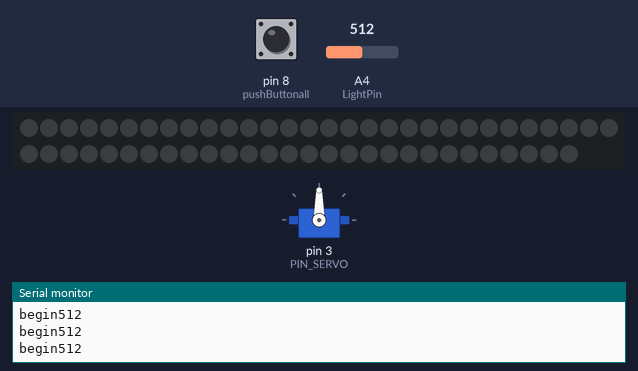
A sketch run on a simulated Arduino Uno, built with avr-gcc and run on an emulated ATmega328P. On the bench: servo, 58 RGB LEDs in strip order, left to right, continuing on the next row, the last lines printed to the serial monitor. The test bench sets the inputs (shaded band); at power-on: A4 (LightPin) = 512, pin 8 (pushButtonall) LOW. Dim RGB values are drawn brighter than linear; random numbers use the default seed unless the sketch sets one.

Above: at 2.2 s.
2.3 s: A4 (LightPin) set to 66
3.8 s: A4 (LightPin) set to 55
At 4.17 s:
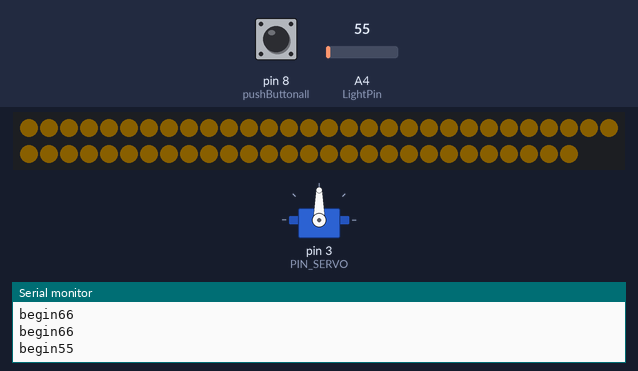
6.0 s: A4 (LightPin) set to 186
9.0 s: A4 (LightPin) set to 208
At 10.3 s:
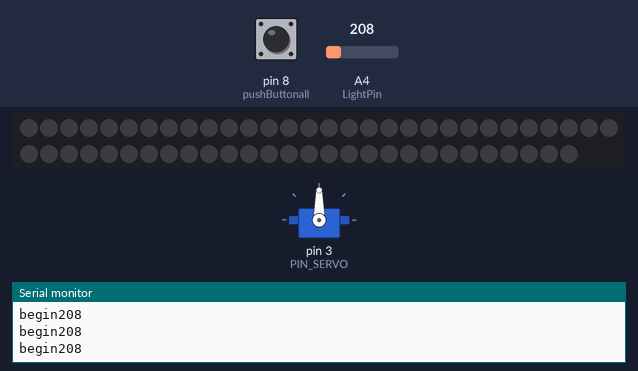
10.6 s: pin 8 (pushButtonall) pulled HIGH for 1 s
At 13.15 s:
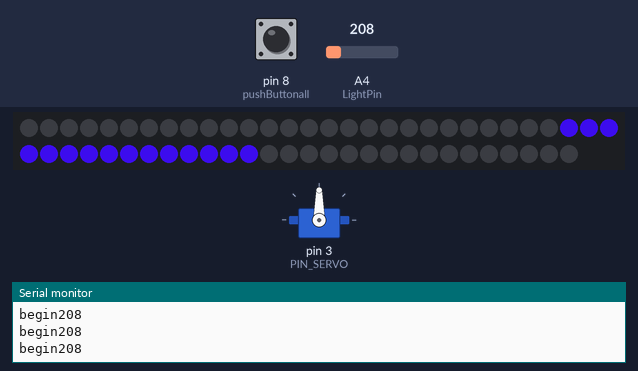
Timing chart, 0 to 14.7 s (numbered marks = the images above; inputs shaded):
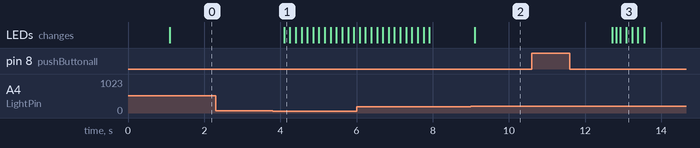

Measured:
- the behaviour switches between 60 and 59 on A4 (LightPin) (found by bisection; images 0 and 1)
- the behaviour switches between 200 and 201 on A4 (LightPin) (found by bisection; images 1 and 2)
- after the input at 3.8 s, the LEDs: change after 0.30 s (image 1)
- after the input at 9.0 s, the LEDs: change after 0.10 s (image 2)
- after the input at 10.6 s, the LEDs: first change after 2.1 s (image 3 shows a later state)

The sketch:

allprogram.ino
```cpp
#include "FastLED.h"
#include <Servo.h>
#include <SoftwareSerial.h>
//#include <Adafruit_Sensor.h>
#include <dht11.h>

#define NUM_LEDS 58
#define DATA_PIN 5//灯带接口
#define pushButton 2 //按钮接口1
#define pushButtonall 8 //接口按钮2
#define LightPin 4 //光线传感器接口
#define PIN_SERVO 3//舵机接口
const int GP2D12 = A0;       //红外端口（模拟）
const int sensorPin = A2;    //温湿度传感器接口
dht11 DHT;
Servo myservo; //舵机变量

//灯带设置
#define LED_TYPE WS2812
#define CLOUR_ORDER GRB
#define UPDATES_PER_SECOND 100
CRGB leds[NUM_LEDS];
CRGB Lightning(50, 10, 200);
CRGB Lightning1(200, 200, 200);
uint8_t max_bright = 255;

int pos = 0;//舵机初始角度
float val;//存储红外传感器读到的值
int allFlag0 = 1;//存储模式变量
int buttonStateall;//存储台灯档位


void setup() {
  Serial.begin(9600);
  delay(1000);
  myservo.attach(PIN_SERVO);  //定义舵机端口
  LEDS.addLeds<LED_TYPE, DATA_PIN, CLOUR_ORDER>(leds, NUM_LEDS);
}

void loop() {
  int buttonStateall = digitalRead(pushButtonall);
  if (buttonStateall == HIGH) {
        allFlag0++;
        if (allFlag0 == 6) {
          allFlag0 = 0;
        }
        delay(500);
        return;
      }
  switch (allFlag0) {
    case 0: break;
    case 1:
      Light();//小夜灯模式
      break;
    case 2:
      temperature();//温度计
      break;
    case 3:
      humidity();//湿度计
      break;
    case 4:
      table_lamp();//台灯模式
      break;
    case 5:
      detect_people();//互动模式
      break;
    default: break;
  }
}
void Light() {
  Serial.print("begin");
  int val2;
  val2 = analogRead(LightPin);  //connect grayscale sensor to Analog 0
  Serial.println(val2, DEC);    //print the value to serial
  delay(100);
  if (val2 < 60) {
    for (int t = 0; t <= 255; t += 10) {
      fill_solid(leds, 58, CRGB::Orange);
      FastLED.setBrightness(t);
      FastLED.show();
      delay(50);
      delay(100);
    }
    while (1) {
      fill_solid(leds, 58, CRGB::Orange);
      FastLED.setBrightness(255);
      FastLED.show();
      if (analogRead(LightPin) > 200)
        break;
    }
  }
  if (val2 > 200) {
    fill_solid(leds, 58, CRGB::Black);
    FastLED.show();
  }
}

void temperature() {
  if (DHT.temperature >= 20) {
    while (1) {
      for (int i = 0; i <= 43; i++) {
        fill_solid(leds, NUM_LEDS, CRGB(255, 163 - 2 * i, 23));
        FastLED.show();
        delay(100);
      }
    }
  }
}
void humidity() {
  if (DHT.humidity <= 10) {
    while (1) {
      for (int j = 0; j < 3; j++) {
        fill_solid(leds, NUM_LEDS, Lightning);
        FastLED.show();
        fill_solid(leds, NUM_LEDS, CRGB::Black);
        FastLED.show();
        delay(500 - 150 * j);
      }
      int i = random() % 30;
      int m = random() % 15;
      fill_solid(leds + i, m, Lightning);
      FastLED.show();
      delay(100);
      fill_solid(leds + i, m, CRGB::Black);
      FastLED.show();
      fill_solid(leds + 10, m + 3, Lightning1);
      FastLED.show();
      delay(100);
      fill_solid(leds + 10, m + 3, CRGB::Black);
      FastLED.show();
      fill_solid(leds + NUM_LEDS - i, m, CRGB::Blue);
      FastLED.show();
      delay(150);
      fill_solid(leds + NUM_LEDS - i, m, CRGB::Black);
      FastLED.show();
      fill_solid(leds + i + 20, 15, Lightning);
      FastLED.show();
      delay(150);
      fill_solid(leds + i + 20, 15, CRGB::Black);
      FastLED.show();
      fill_solid(leds + i - 10, 10, Lightning1);
      FastLED.show();
      delay(150);
      fill_solid(leds + i - 10, 10, CRGB::Black);
      FastLED.show();
      fill_solid(leds + 40 - i, 7, CRGB::Blue);
      FastLED.show();
      delay(150);
      fill_solid(leds + 40 - i, 7, CRGB::Black);
      FastLED.show();
    }
  }
}

void table_lamp() {
  int allFlag = 0;
  int buttonState = digitalRead(pushButton);  //读数字引脚2的状态
  //int outpurvalue=map(sensorValue,0,1023,0,255);
  if (buttonState == HIGH) {
    allFlag++;
    if (allFlag == 4) {
      allFlag = 0;
    }
  }
  delay(500);
  if (allFlag == 0)  //打开状态的分支
  {
    fill_solid(leds, 58, CRGB::Black);
    FastLED.show();
  }
  if (allFlag == 1) {
    fill_solid(leds, 58, CRGB(255, 163, 23));
    FastLED.setBrightness(35);
    FastLED.show();
  }
  if (allFlag == 2) {
    fill_solid(leds, 58, CRGB(255, 163, 23));
    FastLED.setBrightness(120);
    FastLED.show();
  }
  if (allFlag == 3) {
    fill_solid(leds, 58, CRGB(255, 163, 23));
    FastLED.setBrightness(255);
    FastLED.show();
  }
  if (buttonStateall == HIGH) {
    allFlag0++;
    if (allFlag0 == 6) {
      allFlag0 = 0;
    }
    delay(500);
    return;
  }
}

void detect_people() {
  val = 2547.8 / ((float)analogRead(GP2D12) * 0.49 - 10.41) - 0.42;  //计算人离云朵灯的距离
  if (10 < val && val < 80) {
    PersonComing();  //检测到有人进入特定范围，调用函数
  }
}

void PersonComing() {
  fill_solid(leds, 30, CRGB::Blue);  //设置灯带颜色
  FastLED.show();                    //点亮灯带
  //改变pos,控制舵机转动
  for (pos = 0; pos <= 180; pos += 1) {
    myservo.write(pos);
    delay(15);
  }
  for (pos = 180; pos >= 0; pos -= 1) {
    myservo.write(pos);
    delay(15);
  }
  fadeToBlackBy(leds, 30, 128);  //熄灭灯带
  FastLED.delay(1000 / UPDATES_PER_SECOND);
}
```
